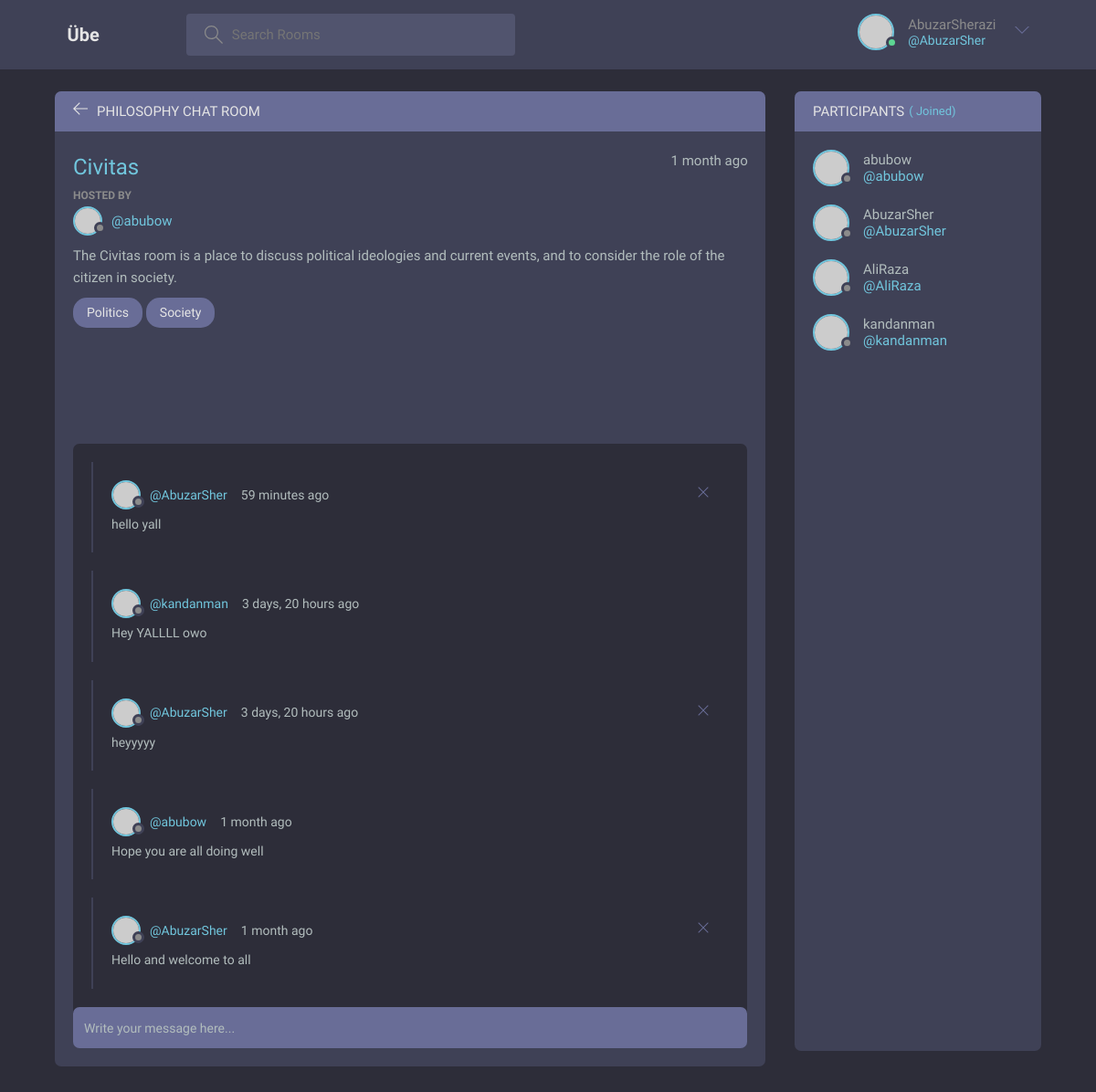
Page /room/civitas/ (signed in) on the committed database.
### base/models.py (models this page shows, shortened)
class Room(models.Model):
    id = models.AutoField(primary_key=True, unique=True, auto_created=True)
    name = models.CharField(max_length=50)
    description = models.CharField(max_length=200, null=True, blank=True)
    link = models.CharField(max_length=50, unique=True)
    topics = models.ManyToManyField('Topic', related_name='rooms', blank=True)
    participants = models.ManyToManyField(
        User, related_name='rooms_joined', blank=True)
    host = models.ForeignKey(
        User, on_delete=models.CASCADE, related_name='rooms_hosted')
    updated = models.DateTimeField(auto_now=True)
    created = models.DateTimeField(auto_now_add=True)
    class Meta:
        ordering = ['-updated', '-created']

class Topic(models.Model):
    id = models.AutoField(primary_key=True)
    name = models.CharField(max_length=50)
    description = models.CharField(max_length=200)
    link = models.CharField(max_length=50)
    def __str__(self):
        return self.name

class Message(models.Model):
    user = models.ForeignKey(User, on_delete=models.CASCADE)
    room = models.ForeignKey(Room, on_delete=models.CASCADE)
    message = models.TextField()
    updated = models.DateTimeField(auto_now=True)
    created = models.DateTimeField(auto_now_add=True)
    class Meta:
        ordering = ['-updated', '-created']

### base/views.py (the view, shortened to what this page needs)
# urls.py: path('room/<str:pk>/', views.room, name='room'),
def room(request, pk):
    room = Room.objects.get(link=pk)
    room_messages = room.message_set.all().order_by('-created')
    participants = room.participants.all()
    context = {
        'room_messages': room_messages,
        'participants': participants,
        'room': room,
    }
    return render(request, 'base/room.html', context)

### base/templates/base/room.html (shortened to what this page needs)
{% extends 'main.html' %} {% block content %}
<main class="profile-page layout layout--2">
	<div class="container">
		<div class="room">
			<div class="room__top">
				<div class="room__topLeft">
					<a href="{% url 'home' %}">
						<svg
							version="1.1"
							xmlns="http://www.w3.org/2000/svg"
							width="32"
							height="32"
							viewBox="0 0 32 32">
							<title>arrow-left</title>
							<path
								d="M13.723 2.286l-13.723 13.714 13.719 13.714 1.616-1.611-10.96-10.96h27.625v-2.286h-27.625l10.965-10.965-1.616-1.607z"></path>
						</svg>
					</a>
					<h3>Philosophy Chat Room</h3>
				</div>
			</div>
			<div class="room__box scroll">
				<div class="room__header scroll">
					<div class="room__info">
						<h3>{{room.name}}</h3>
						<span>{{room.created|timesince}} ago</span>
					</div>
					<div class="room__hosted">
						<p>Hosted By</p>
						<a
							href="{% url 'profile' room.host.id %}"
							class="room__author">
							<div class="avatar avatar--small">
								<img
									src="https://randomuser.me/api/portraits/men/37.jpg" />
							</div>
							<span>@{{room.host.username}}</span>
						</a>
					</div>
					<div class="room__details">{{room.description}}</div>
					{%for topic in room.topics.all|slice:":3"%}
					<span class="room__topics"> {{topic}} </span>
					{%endfor%}
				</div>
				<div class="room__conversation">
					<div class="threads scroll">
						{%for message in room_messages%}
						<div class="thread">
							<div class="thread__top">
								<div class="thread__author">
									<a
										href="{% url 'profile' message.user.id %}"
										class="thread__authorInfo">
										<div class="avatar avatar--small">
											<img
												src="https://randomuser.me/api/portraits/men/37.jpg" />
										</div>
										<span>@{{message.user.username}}</span>
									</a>
									<span class="thread__date"
										>{{message.created|timesince}} ago</span
									>
								</div>
								{%if message.user == request.user%}
								<a href="{% url 'delete-message' message.id %}">
									<div class="thread__delete">
										<svg
											version="1.1"
											xmlns="http://www.w3.org/2000/svg"
											width="32"
											height="32"
											viewBox="0 0 32 32">
											<title>remove</title>
											<path
												d="M27.314 6.019l-1.333-1.333-9.98 9.981-9.981-9.981-1.333 1.333 9.981 9.981-9.981 9.98 1.333 1.333 9.981-9.98 9.98 9.98 1.333-1.333-9.98-9.98 9.98-9.981z"></path>
										</svg>
									</div>
								</a>
								{%endif%}
							</div>
							<div class="thread__details">
								{{message.message|linebreaks}}
							</div>
						</div>
						{%endfor%}
					</div>
				</div>
			</div>
			<div class="room__message">
				<form
					action=""
					method="POST">
					<input
						type="text"
						name="message"
						placeholder="Write your message here..." />
				</form>
			</div>
		</div>
		<div class="participants">
			<h3 class="participants__top">
				Participants
				<span
					>(
					Joined)</span
				>
			</h3>
			<div class="participants__list scroll">
				{% for user in participants %}
				<a
					href="{% url 'profile' user.username %}"
					class="participant">
					<div class="avatar avatar--medium">
						<img
							src="https://randomuser.me/api/portraits/men/37.jpg" />
					</div>
					<p>
						{{ user.username }}
						<span>@{{ user.username }}</span>
					</p>
				</a>
				{% endfor %}
			</div>
		</div>
	</div>
</main>
{% endblock content %}

### templates/navbar.html (shortened to what this page needs)
<div class="container">
	<a
		class="header__logo"
		href="{%url 'home'%}">
		<h1>Übe</h1>
	</a>
	<form
		method="GET"
		action="{% url 'home' %}"
		class="header__search">
		<label>
			<input
				type="text"
				name="q"
				placeholder="Search Rooms" />
		</label>
	</form>
	<nav class="header__menu">
		{% if user.is_authenticated %}
		<div class="header__user">
			<a href="{% url 'profile' user.id %}">
				<div class="avatar avatar--medium active">
					<img src="https://randomuser.me/api/portraits/men/37.jpg" />
				</div>
				<p>
					{{ user.first_name }}{{ user.last_name }}
					<span>@{{ user.username }}</span>
				</p>
			</a>
			<button class="dropdown-button">
				<svg
					version="1.1"
					xmlns="http://www.w3.org/2000/svg"
					width="32"
					height="32"
					viewBox="0 0 32 32">
					<title>chevron-down</title>
					<path d="M16 21l-13-13h-3l16 16 16-16h-3l-13 13z"></path>
				</svg>
			</button>
		</div>
		{% else %}
		<a href="{% url 'login' %}">
			<p>Login</p>
		</a>
		{% endif %}
	</nav>
</div>

### rows in the picture
Room: name "Civitas", created "1 month", host.username "abubow", description "The Civitas room is a place to discuss political ideologies and current events, and to consider the role of the citizen in society."
Topic: name "Politics"
Topic: name "Society"
Message: user.username "AbuzarSher", created "59 minutes", message "hello yall"
Message: user.username "kandanman", created "3 days, 20 hours", message "Hey YALLLL owo"
Message: user.username "AbuzarSher", created "3 days, 20 hours", message "heyyyyy"
Message: user.username "abubow", created "1 month", message "Hope you are all doing well"
Message: user.username "AbuzarSher", created "1 month", message "Hello and welcome to all"

### other values in the picture
{{ user.first_name }} "Abuzar"
{{ user.last_name }} "Sherazi"
{{ user.username }} "AbuzarSher"
{{ user.username }} "abubow"
{{ user.username }} "AliRaza"
{{ user.username }} "kandanman"
